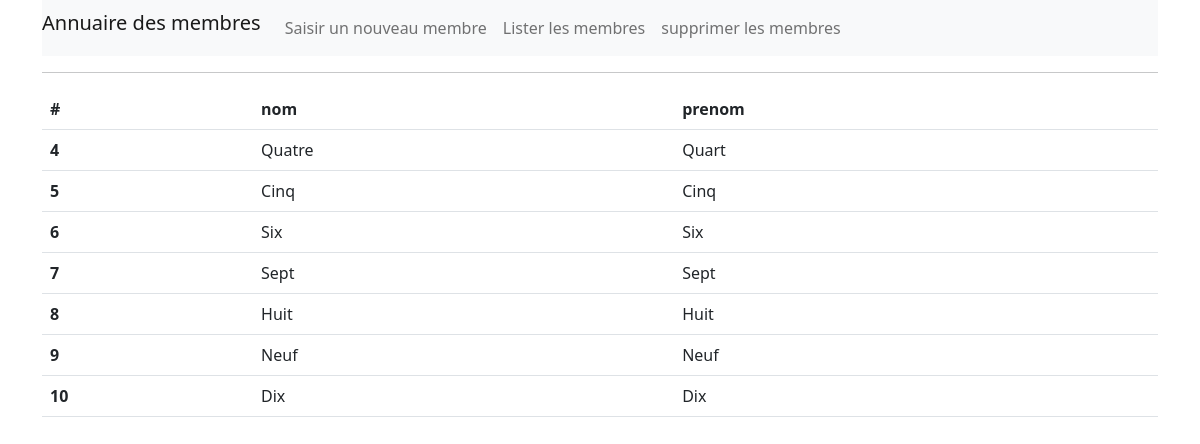
/index.php?uc=gerer&action=lister, run on the app's committed database.
### tables this page shows
CREATE TABLE IF NOT EXISTS `membres` (
  `id` int(11) NOT NULL,
  `nom` varchar(59) DEFAULT NULL,
  `prenom` varchar(30) DEFAULT NULL,
  PRIMARY KEY (`id`)
);

### index.php (called while the page is built, shortened)
<?php
include 'views/v_gabarit_entete.php';
include 'models/m_model.php';
include 'views/v_menu.php';
$pdo=PdoBridge::getPdoBridge();
$uc = 'gerer';
if (isset($_REQUEST['uc'])) {
    $uc=$_REQUEST['uc'];
}
include "controllers/c_$uc.php";
include("views/v_gabarit_pied.php");

### models/m_model.php (called while the page is built, shortened)
<?php
class PdoBridge
{
    private static $serveur = 'mysql:host=localhost';
    private static $bdd = 'dbname=annuaire';
    private static $user = 'root';
    private static $mdp = 'root';
    private static $monPdoBridge = null;
    private static $monPdo;
    private function __construct()
    {
        PdoBridge::$monPdo = new PDO(PdoBridge::$serveur . ';' . PdoBridge::$bdd, PdoBridge::$user, PdoBridge::$mdp);
        PdoBridge::$monPdo->query("SET CHARACTER SET utf8");
    }
    public static function getPdoBridge()
    {
        if (PdoBridge::$monPdoBridge == null) {
            PdoBridge::$monPdoBridge = new PdoBridge();
        }
        return PdoBridge::$monPdoBridge;
    }
    public function getLesMembres()
    {
        $sql = 'select id,nom,prenom
        from membres';
        $req = PdoBridge::$monPdo->prepare($sql);
        $req->execute();
        $d = $req->fetchALL(PDO::FETCH_ASSOC);
        return $d;
    }
}

### views/v_listemembres.php (the view)
<table class="table">
  <thead>
    <tr>
      <th scope="col">#</th>
      <th scope="col">nom</th>
      <th scope="col">prenom</th>
    </tr>
  </thead>
  <body>
<?php foreach ($les_membres as $k => $valeur): ?>
    <tr>
    <th scope="row">
        <?php echo $valeur['id'];?>
        </th>
        <td>
        <?php echo $valeur["nom"];?>
        </td>
        <td>
        <?php echo $valeur["prenom"];?>
     </td>
    </tr>
    <?php endforeach; ?>
  </body>
</table>

### data on the page
membres: id "4", nom "Quatre", prenom "Quart"
membres: id "5", nom "Cinq", prenom "Cinq"
membres: id "6", nom "Six", prenom "Six"
membres: id "7", nom "Sept", prenom "Sept"
membres: id "8", nom "Huit", prenom "Huit"
membres: id "9", nom "Neuf", prenom "Neuf"
membres: id "10", nom "Dix", prenom "Dix"
